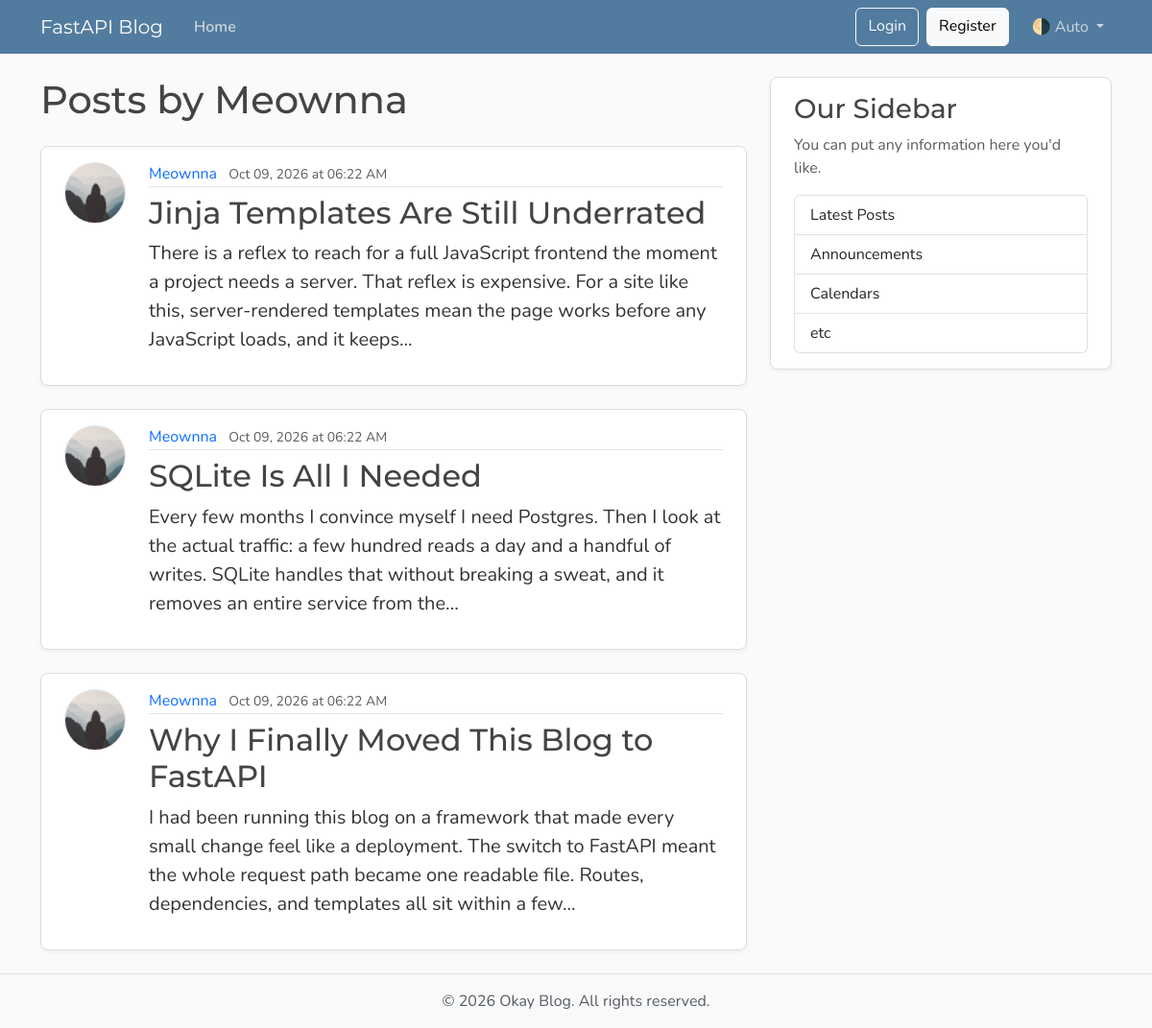
Screenshot of /users/2/posts with the database file from the repository.
### app/models.py (models this page shows, shortened)
class User(Base):
    __tablename__ = "users"
    id: Mapped[int] = mapped_column(Integer, primary_key=True, index=True)
    username: Mapped[String] = mapped_column(String(50), unique=True, nullable=False)
    email: Mapped[String] = mapped_column(String(50), unique=True, nullable=False)
    image_file: Mapped[str | None] = mapped_column(String(200), nullable=True)
    posts: Mapped[list["Post"]] = relationship(back_populates="author")

class Post(Base):
    __tablename__ = "posts"
    id: Mapped[int] = mapped_column(Integer, primary_key=True, index=True)
    title: Mapped[str] = mapped_column(String(100), nullable=False)
    content: Mapped[str] = mapped_column(Text, nullable=False)
    user_id: Mapped[int] = mapped_column(
        ForeignKey("users.id"),
        nullable=False,
        index=True,
    )
    date_posted: Mapped[datetime] = mapped_column(
        DateTime(timezone=True),
        default=lambda: datetime.now(UTC),
    )
    author: Mapped[User] = relationship(back_populates="posts")

### app/app.py (the view)
@app.get("/users/{user_id}/posts", include_in_schema=False, name="user_posts")
def user_posts_page(request: Request, user_id: int, db: DbDep):
    result = db.execute(select(models.User).where(models.User.id == user_id))
    user = result.scalars().first()
    if not user:
        raise HTTPException(
            status_code=status.HTTP_404_NOT_FOUND, detail="User Not Found"
        )
    result = db.execute(
        select(models.Post)
        .where(models.Post.user_id == user_id)
        .order_by(models.Post.date_posted.desc(), models.Post.id.desc())
    )
    posts = result.scalars().all()
    return templates.TemplateResponse(
        request,
        "user_posts.html",
        {"posts": posts, "user": user, "title": f"{user.username}'s Posts"},
    )

### templates/user_posts.html
{% extends "layout.html" %}
{% block content %}
    <h1 class="mb-4">Posts by {{ user.username }}</h1>
    {% for post in posts %}
        <article class="content-section py-3 px-4 mb-4">
            <div class="d-flex align-items-start gap-4">
                <img class="rounded-circle article-img flex-shrink-0"
                     src="{{ post.author.image_path }}"
                     alt="{{ post.author.username }}'s profile picture"
                     width="64"
                     height="64"
                     loading="lazy">
                <div class="flex-grow-1">
                    <div class="article-metadata mb-2">
                        <a class="me-2"
                           href="{{ url_for('user_posts', user_id=post.author.id) }}">{{ post.author.username }}</a>
                        <small class="text-body-secondary">{{ post.date_posted | friendly_date }}</small>
                    </div>
                    <h2>
                        <a class="article-title"
                           href="{{ url_for('post_details', post_id=post.id) }}">{{ post.title }}</a>
                    </h2>
                    <p class="article-content">{{ post.content | truncate(240) }}</p>
                </div>
            </div>
        </article>
    {% else %}
        <p class="text-body-secondary">No posts by this user yet.</p>
    {% endfor %}
{% endblock content %}

### static/css/main.css (style rules this page uses)
:root { --font-heading: "Montserrat", system-ui, -apple-system, BlinkMacSystemFont, sans-serif; --font-body: "Nunito", system-ui, -apple-system, BlinkMacSystemFont, sans-serif; --color-bg-body: #fafafa; --color-bg-content: #ffffff; --color-text-primary: #333333; --color-text-heading: #444444; --color-steel: #527c9f; --color-nav-link: #cbd5db; --color-nav-link-hover: #ffffff; --color-link-hover: #428bca; --color-border: #dddddd; --color-border-light: #e3e3e3; --spacing-xl: 5rem; --article-img-size: 4rem; --account-img-size: 7.813rem; }
body { font-family: var(--font-body); background: var(--color-bg-body); color: var(--color-text-primary); }
h1, h2, h3, h4, h5, h6 { font-family: var(--font-heading); color: var(--color-text-heading); }
a { text-decoration: none; }
.content-section { background: var(--color-bg-content); border: 1px solid var(--color-border); border-radius: 0.5rem; box-shadow: 0 2px 4px rgba(15, 23, 42, 0.05); transition: box-shadow 0.15s ease, transform 0.15s ease, border-color 0.15s ease; }
.article-title { color: var(--color-text-heading); transition: color 0.2s ease-in-out; }
.article-content { white-space: pre-line; font-size: 1.25rem; }
.article-img { height: var(--article-img-size); width: var(--article-img-size); flex-shrink: 0; object-fit: cover; border: 1px solid var(--color-border-light); box-shadow: 0 0 0 2px var(--color-bg-content); }
.article-metadata { padding-bottom: 0.063rem; border-bottom: 1px solid var(--color-border-light); }
.article-metadata a { transition: color 0.2s ease-in-out; }

### rows the page displays
User: username "Meownna"
Post: author.username "Meownna", date_posted|friendly_date "Oct 09, 2026 at 06:22 AM", title "Jinja Templates Are Still Underrated", content "There is a reflex to reach for a full JavaScript frontend the moment a project needs a server. That reflex is expensive. For a site like this, server-rendered templates mean the page works before any JavaScript loads, and it keeps..."
Post: author.username "Meownna", date_posted|friendly_date "Oct 09, 2026 at 06:22 AM", title "SQLite Is All I Needed", content "Every few months I convince myself I need Postgres. Then I look at the actual traffic: a few hundred reads a day and a handful of writes. SQLite handles that without breaking a sweat, and it removes an entire service from the..."
Post: author.username "Meownna", date_posted|friendly_date "Oct 09, 2026 at 06:22 AM", title "Why I Finally Moved This Blog to FastAPI", content "I had been running this blog on a framework that made every small change feel like a deployment. The switch to FastAPI meant the whole request path became one readable file. Routes, dependencies, and templates all sit within a few..."
